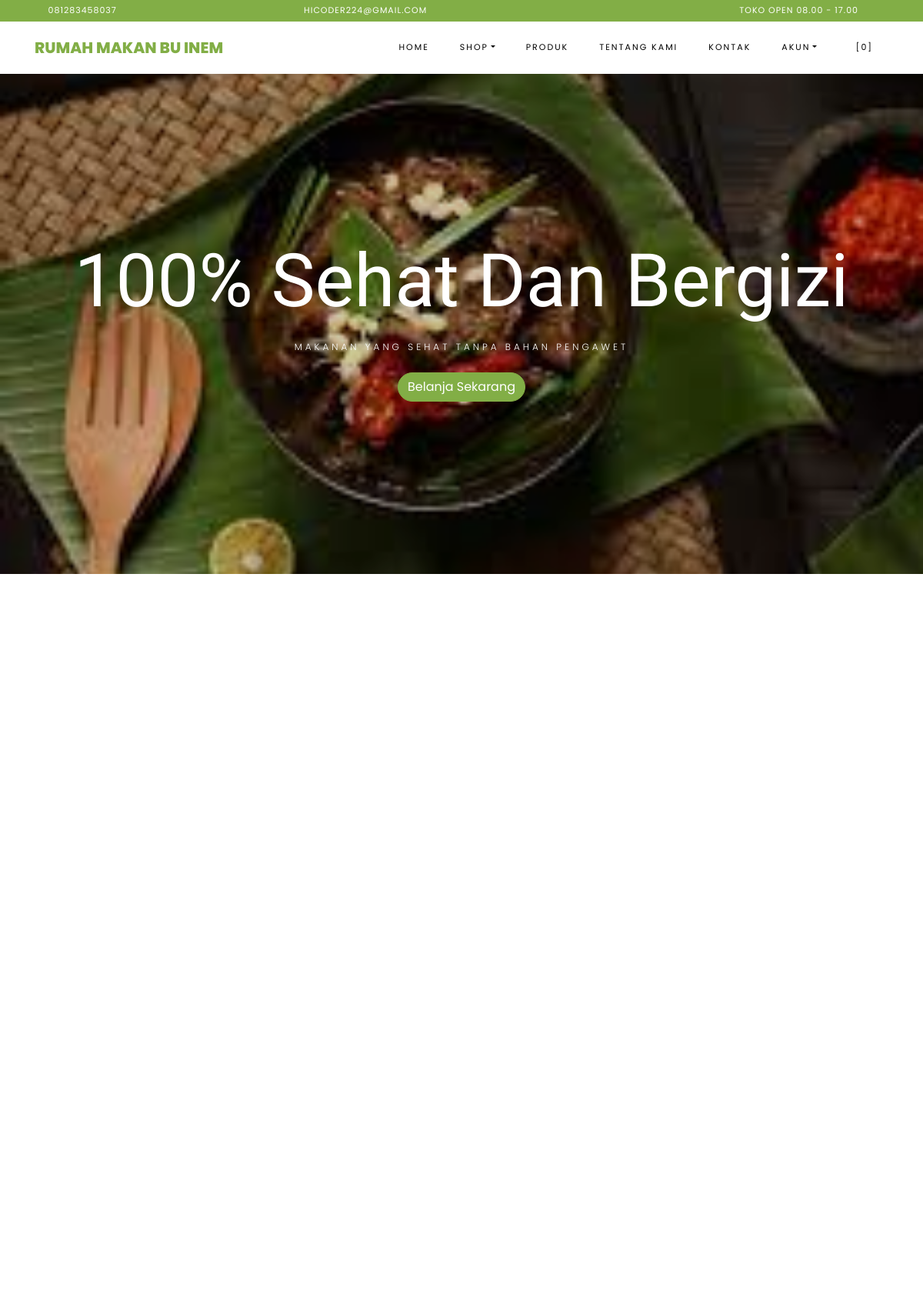
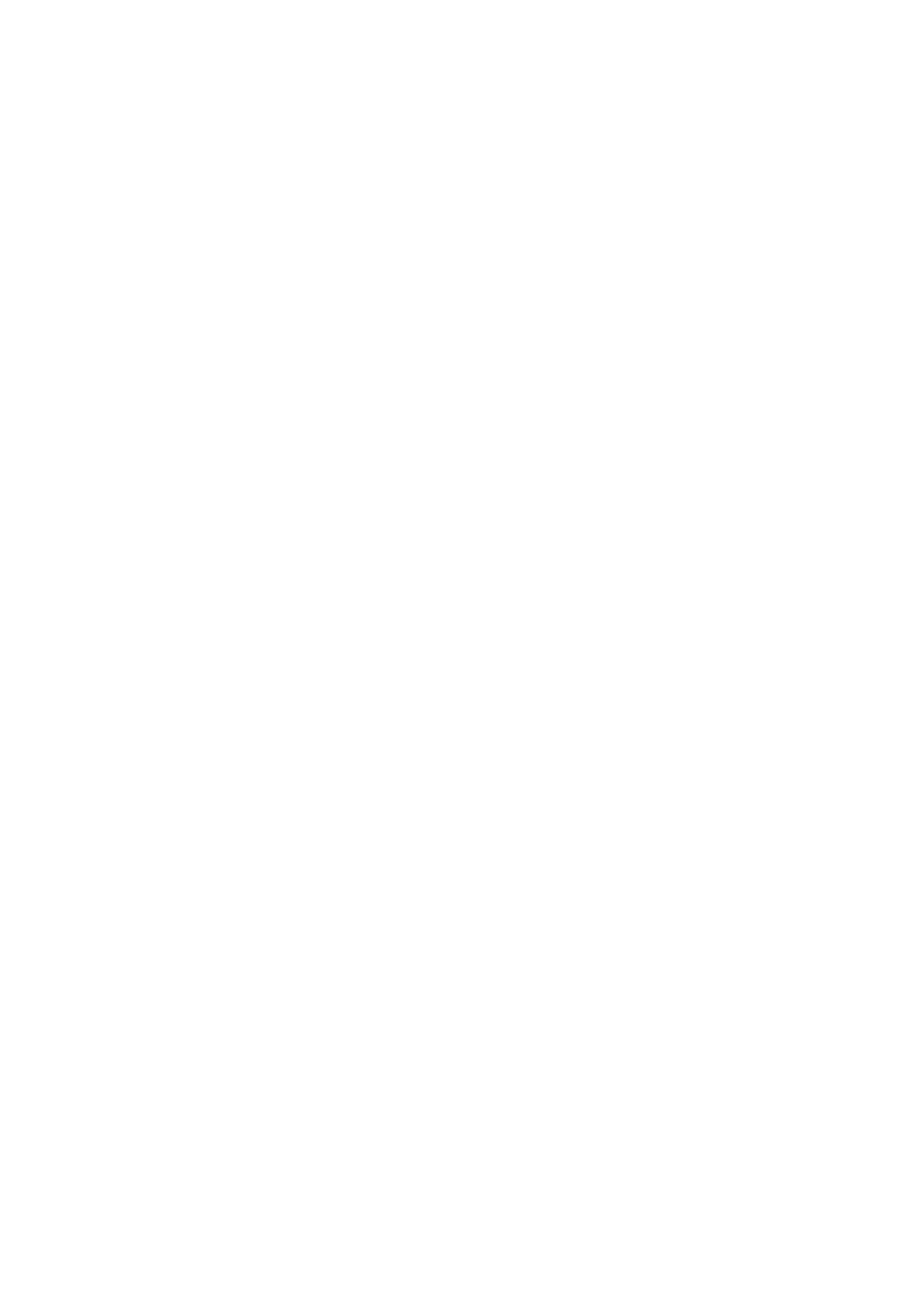
The page / (upper part) on the database its author committed (2 pictures, top to bottom).
### tables this page shows
CREATE TABLE `settings` (
  `id` int(10) NOT NULL,
  `key` varchar(32) NOT NULL,
  `content` text NOT NULL
);

### application/helpers/themes_helper.php (called while the page is built, shortened)
<?php
if ( ! function_exists('get_theme_name'))
{
    function get_theme_name() {
        $current_theme = get_settings('current_theme_name');
        return ($current_theme) ? $current_theme : false;
    }
}
if ( ! function_exists('get_template_part'))
{
    function get_template_part($file_name = null, $params = array()) {
        if ($file_name !== '') {
            $current_theme = get_theme_name();
            if ( file_exists($file_location = VIEWPATH .'themes/'. $current_theme .'/'. $file_name .'.php')) {
                $CI =& get_instance();
                $CI->load->view('themes/'. $current_theme .'/'. $file_name, $params);
            }
            else {
                echo '<div>Kesalahan: berkas tema <b>'. $file_name .'.php</b> tidak ditemukan.<br>Lokasi berkas: <b>'. $file_location .'</b></div>';
            }
        }
    }
}
if ( ! function_exists('get_header'))
{
    function get_header($params = null, $section = '', $current_section = '') {
        $load_params = array();
        if ( is_null($params)) {
            $load_params['title'] = get_settings('site_name');
        }
        else if ( is_string($params)) {
            $load_params['title'] = $params;
        }
        else if ( is_array($params)) {
            $load_params = $params;
        }
        else {
            $load_params['title'] = get_settings('site_name');
        }
        $load_params['sidebar_section'] = $section;
        $load_params['current_section'] = $current_section;
        get_template_part('header', $load_params);
    }
}
if ( ! function_exists('get_theme_uri'))
{
    function get_theme_uri($file_name = null, $theme_name = NULL)
    {
        $theme_name = ($theme_name == NULL) ? get_theme_name() : $theme_name;
        return is_null($file_name) ? base_url('assets/themes/'. $theme_name .'/') : base_url('assets/themes/'. $theme_name .'/'. $file_name) ;
    }
}

### application/controllers/Home.php (called while the page is built, shortened)
<?php
class Home extends CI_Controller
{
    public function index()
    {
        $params['title'] = 'Rumah Makan Bu Inem';
        $products['products'] = $this->product->get_all_products();
        $products['best_deal'] = $this->product->best_deal_product();
        $products['reviews'] = $this->review->get_all_reviews();
        $products['slider'] = $this->product->get_data_slider();
        get_header($params);
        get_template_part('home', $products);
    }
}

### index.php (called while the page is built, shortened)
<?php
require_once BASEPATH.'core/CodeIgniter.php';

### application/helpers/global_helper.php (called while the page is built, shortened)
<?php
if (!function_exists('get_settings')) {
    function get_settings($key = '')
    {
        $CI = &get_instance();
        $row = $CI->db
            ->select('content')
            ->where('key', $key)
            ->get('settings')
            ->row();
        return $row->content;
    }
}
if (!function_exists('get_store_name')) {
    function get_store_name()
    {
        return get_settings('store_name');
    }
}

### application/helpers/session_helper.php (called while the page is built, shortened)
<?php
if (!function_exists('init')) {
    function init()
    {
        $CI = &get_instance();
        return $CI;
    }
}
if (!function_exists('session_data')) {
    function session_data()
    {
        $CI = init();
        $read_session_in_cookie = get_cookie('__ACTIVE_SESSION_DATA');
        $read_session_in_session = $CI->session->userdata('__ACTIVE_SESSION_DATA');
        if ($read_session_in_cookie) {
            $read_data = $CI->encryption->decrypt($read_session_in_cookie);
            $read_data = json_decode($read_data);
            return $read_data;
        } else if ($read_session_in_session) {
            $read_data = $CI->encryption->decrypt($read_session_in_session);
            $read_data = json_decode($read_data);
            return $read_data;
        } else {
            $default_session = new stdClass();
            $default_session->is_login = FALSE;
            $default_session->user_id = 0;
            $default_session->login_at = 0;
            $default_session->remember_me = FALSE;
            return $default_session;
        }
    }
}

### application/views/themes/vegefoods/home.php (the view, shortened to what this page needs)
<section id="home-section" class="hero">
  <div class="home-slider owl-carousel">
    <div class="slider-item" style="background-image: url(<?php echo get_theme_uri('images/' . $slider[0]['gambar']); ?>);">
      <div class="overlay"></div>
      <div class="container">
        <div class="row slider-text justify-content-center align-items-center" data-scrollax-parent="true">
          <div class="col-md-12 ftco-animate text-center">
            <h1 class="mb-2"><?= $slider[0]['konten'] ?></h1>
            <h2 class="subheading mb-4">makanan yang sehat tanpa bahan pengawet</h2>
            <p><a href="#products" class="btn btn-primary">Belanja Sekarang</a></p>
          </div>
        </div>
      </div>
    </div>
  </div>
</section>
<section class="ftco-section" id="products">
  <div class="container">
    <div class="row no-gutters ftco-services">
    </div>
  </div>
</section>
<section class="ftco-section">
  <div class="container">
    <div class="row justify-content-center mb-3 pb-3">
    </div>
  </div>
  <div class="container">
    <div class="row">
    </div>
  </div>
</section>
<section class="ftco-section ">
  <div class="container">
    <div class="row">
    </div>
  </div>
</section>
<section class="ftco-section testimony-section">
  <div class="container">
    <div class="row justify-content-center mb-5 pb-3">
    </div>
  </div>
</section>

### application/views/themes/vegefoods/header.php (shortened to what this page needs)
<!DOCTYPE html>
<html lang="en">
<head>
	<link href="https://cdn.jsdelivr.net/npm/bootstrap@5.1.3/dist/css/bootstrap.min.css" rel="stylesheet">
	<link rel="stylesheet" href="<?php echo get_theme_uri('css/open-iconic-bootstrap.min.css'); ?>">
	<link rel="stylesheet" href="<?php echo get_theme_uri('css/animate.css'); ?>">
	<link rel="stylesheet" href="<?php echo get_theme_uri('css/owl.carousel.min.css'); ?>">
	<link rel="stylesheet" href="<?php echo get_theme_uri('css/owl.theme.default.min.css'); ?>">
	<link rel="stylesheet" href="<?php echo get_theme_uri('css/magnific-popup.css'); ?>">
	<link rel="stylesheet" href="<?php echo get_theme_uri('css/aos.css'); ?>">
	<link rel="stylesheet" href="<?php echo get_theme_uri('css/ionicons.min.css'); ?>">
	<link rel="stylesheet" href="<?php echo get_theme_uri('js/plugins/@fortawesome/fontawesome-free/css/all.min.css', 'argon'); ?>">
	<link rel="stylesheet" href="<?php echo get_theme_uri('css/bootstrap-datepicker.css'); ?>">
	<link rel="stylesheet" href="<?php echo get_theme_uri('css/jquery.timepicker.css'); ?>">
	<link rel="stylesheet" href="<?php echo get_theme_uri('css/flaticon.css'); ?>">
	<link rel="stylesheet" href="<?php echo get_theme_uri('css/icomoon.css'); ?>">
	<link rel="stylesheet" href="<?php echo get_theme_uri('css/style.css'); ?>">
	<link rel="stylesheet" href="<?php echo base_url('assets/plugins/toastr/toastr.min.css'); ?>">
</head>
<body class="goto-here">
	<div class="py-1 bg-primary">
		<div class="container">
			<div class="row no-gutters d-flex align-items-start align-items-center px-md-0">
				<div class="col-lg-12 d-block">
					<div class="row d-flex">
						<div class="col-md pr-4 d-flex topper align-items-center">
							<div class="icon mr-2 d-flex justify-content-center align-items-center"><span class="icon-phone2"></span></div>
							<span class="text"><?php echo get_settings('store_phone_number'); ?></span>
						</div>
						<div class="col-md pr-4 d-flex topper align-items-center">
							<div class="icon mr-2 d-flex justify-content-center align-items-center"><span class="icon-paper-plane"></span></div>
							<span class="text"><?php echo get_settings('store_email'); ?></span>
						</div>
						<div class="col-md-5 pr-4 d-flex topper align-items-center text-lg-right">
							<span class="text"><?php echo get_settings('store_tagline'); ?></span>
						</div>
					</div>
				</div>
			</div>
		</div>
	</div>
	<nav class="navbar navbar-expand-lg navbar-dark ftco_navbar bg-dark ftco-navbar-light" id="ftco-navbar">
		<div class="container">
			<a class="navbar-brand" href="<?php echo base_url(); ?>"><?php echo get_store_name(); ?></a>
			<div class="collapse navbar-collapse" id="ftco-nav">
				<ul class="navbar-nav ml-auto">
					<li class="nav-item active"><a href="<?php echo base_url(); ?>" class="nav-link">Home</a></li>
					<li class="nav-item dropdown">
						<a class="nav-link dropdown-toggle" href="#" id="dropdown04" data-toggle="dropdown" aria-haspopup="true" aria-expanded="false">Shop</a>
					</li>
					<li class="nav-item"><a href="<?php echo base_url('product'); ?>" class="nav-link">Produk</a></li>
					<li class="nav-item"><a href="<?php echo site_url('pages/about'); ?>" class="nav-link">Tentang Kami</a></li>
					<li class="nav-item"><a href="<?php echo site_url('pages/contact'); ?>" class="nav-link">Kontak</a></li>
					<li class="nav-item dropdown">
						<a class="nav-link dropdown-toggle" href="#" id="dropdown05" data-toggle="dropdown" aria-haspopup="true" aria-expanded="false">Akun</a>
					</li>
					<li class="nav-item cta cta-colored"><a href="<?php echo site_url('shop/cart'); ?>" class="nav-link"><span class="icon-shopping_cart"></span>[<span class="cart-item-total">0</span>]</a></li>
				</ul>
			</div>
		</div>
	</nav>

### assets/themes/vegefoods/css/icomoon.css (style rules this page uses)
[class^="icon-"], [class*=" icon-"] { font-family: 'icomoon' !important; speak: none; font-style: normal; font-weight: normal; font-variant: normal; text-transform: none; line-height: 1; -webkit-font-smoothing: antialiased; -moz-osx-font-smoothing: grayscale; }
.icon-paper-plane:before { content: "\f1d8"; }
.icon-phone2:before { content: "\e0cd"; }
.icon-shopping_cart:before { content: "\e8cc"; }

### rows shown on the page
settings: content "081283458037"
settings: content "HICODER224@GMAIL.COM"
settings: content "TOKO OPEN 08.00 - 17.00"
settings: content "RUMAH MAKAN BU INEM"
settings: content (picture)

### other values the page prints
$slider[0]['konten'] "100% Sehat Dan Bergizi"
